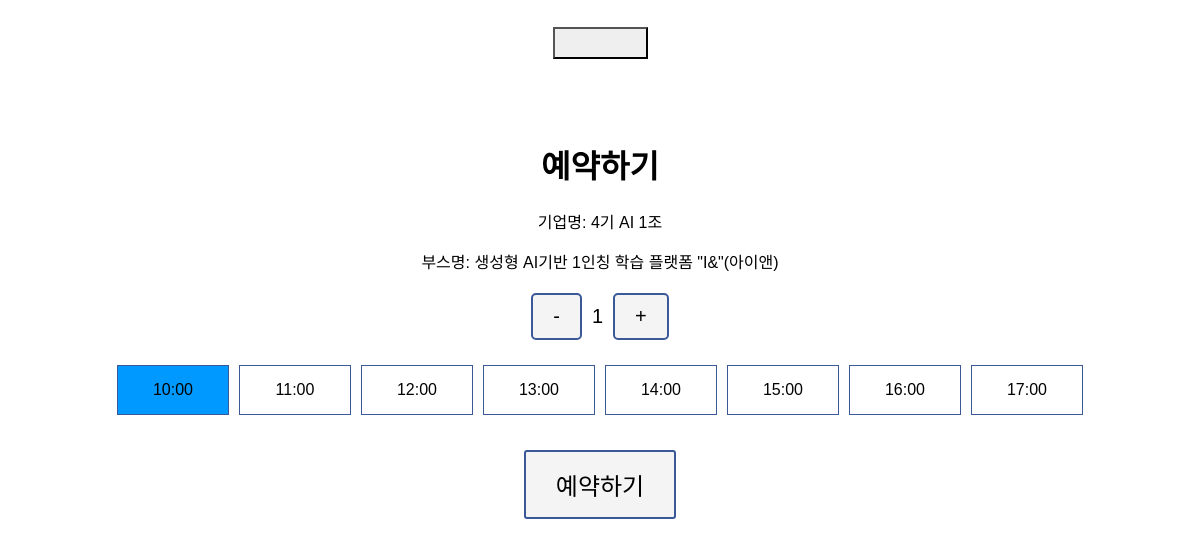
The app's page /reservation/166/ with its own data.
### exhibition/models.py (models this page shows)
class Booth_Info(models.Model):
    booth_id = models.IntegerField(db_column='BoothID', primary_key=True, null=False)
    booth_name = models.TextField(db_column='BoothName', blank=True, null=True)
    company_id = models.IntegerField(db_column='CompanyID', blank=True, null=True)
    company_name = models.TextField(db_column='CompanyName', blank=True, null=True)
    exhibition_id = models.IntegerField(db_column='ExhibitionID', blank=True, null=True)
    booth_category = models.TextField(db_column='ExhibitionCategory', blank=True, null=True)
    background = models.TextField(db_column='BoothDescription1', blank=True, null=True)
    service = models.TextField(db_column='BoothDescription2', blank=True, null=True)
    class Meta:
        managed = False
        db_table = 'Booth_Info'

### mysite/views.py (the view)
# urls.py: path('reservation/<str:booth_id>/', views.reservation, name='reservation'),
def reservation(request, booth_id):
    booth = Booth_Info.objects.get(pk=booth_id)
    context = {
        'booth': booth
    }
    return render(request, 'reservation.html', context)

### templates/reservation.html (shortened to what this page needs)
<!DOCTYPE html>
{% load static %}
<html lang="ko">
<head>
    <link rel="stylesheet" href="{% static 'css/bass.css' %}" />
    <link rel="stylesheet" href="{% static 'css/reservation.css' %}" />
    <link rel="stylesheet" href="https://cdnjs.cloudflare.com/ajax/libs/font-awesome/6.0.0-beta3/css/all.min.css" />
</head>
<body>
    <div class="header-sub">
        <a class="back-button" href="{% url 'layout1' %}" ><i class="fa-solid fa-arrow-left fa-xl" style="color: #ffffff;"> </i></a>
        <div class="header__title--wrap">
            <a href="{% url 'index' %}" ><button class ="header__title icon" style="cursor:pointer;"></button></a>
        </div>
    </div>
    <div class="reservation-container">
        <h1>예약하기</h1>
        <div class="booth-info">
            <p>기업명: {{ booth.company_name }}</p>
            <p>부스명: {{ booth.booth_name }}</p>
        </div>
        <div class="people-counter">
            <button class="pm-btn" id="decrease" aria-label="감소">-</button>
            <div id="people">1</div>
            <button class="pm-btn" id="increase" aria-label="증가">+</button>
        </div>
        <div class="time-slots">
            <div class="time-slot selected" data-time="10:00">10:00</div>
            <div class="time-slot" data-time="11:00">11:00</div>
            <div class="time-slot" data-time="12:00">12:00</div>
            <div class="time-slot" data-time="13:00">13:00</div>
            <div class="time-slot" data-time="14:00">14:00</div>
            <div class="time-slot" data-time="15:00">15:00</div>
            <div class="time-slot" data-time="16:00">16:00</div>
            <div class="time-slot" data-time="17:00">17:00</div>
        </div>
        <button id="reserve-button">예약하기</button>
    </div>
</body>
</html>

### static/css/bass.css (style rules this page uses)
.header__title--wrap { width: 100%; height: 100%; text-align: center; }
.header__title { display: inline-block; width: 95px; height: 32px; background-image: url("../icons/AIVEX_icon_white.png"); margin-top: 17px; }
body { display: flex; flex-direction: column; justify-content: center; align-items: center; margin: 0; font-family: Arial, sans-serif; background-color: #fff; }
.header-sub { position: absolute; top: 0px; display: flex; justify-content: space-between; align-items: center; width: 100%; height: 50px; padding:10px 0px 20px 0px; }
.back-button { position: absolute; margin-left:10px; font-size: 18px; text-decoration: none; padding: 5px 10px; }

### static/css/reservation.css (style rules this page uses)
.reservation-container { text-align: center; padding: 20px; top:100px; position:relative; }
.people-counter { display: flex; justify-content: center; align-items: center; margin: 20px 0; }
.people-counter div { padding: 10px; font-size: 20px; }
.people-counter button { font-size: 20px; padding: 10px 20px; }
.time-slots { display: flex; flex-wrap: wrap; justify-content: center; }
.time-slot { border: 1px solid #3b5998; padding: 15px; margin: 5px; width: 80px; text-align: center; cursor: pointer; }
.time-slot.selected { background-color: #0099ff; }
.pm-btn { border: 2px solid #3b5998; border-radius: 5px; background-color: #f4f4f4; cursor: pointer; transition: background-color 0.3s, box-shadow 0.3s; }
#reserve-button { cursor: pointer; font-size: 24px; padding: 15px 30px; margin-top: 30px; border-width: 2px; border-style: solid; border-radius: 3px; border-color: #3b5998; background-color: #f4f4f4; cursor: pointer; transition: background-color 0.3s, box-shadow 0.3s; }

### records on screen
Booth_Info: company_name "4기 AI 1조", booth_name "생성형 AI기반 1인칭 학습 플랫폼 \"I&\"(아이앤)"
